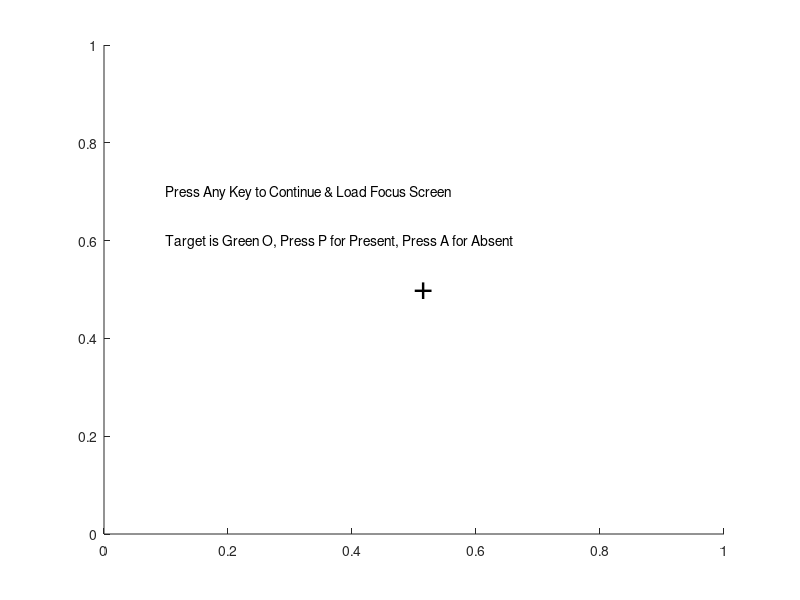
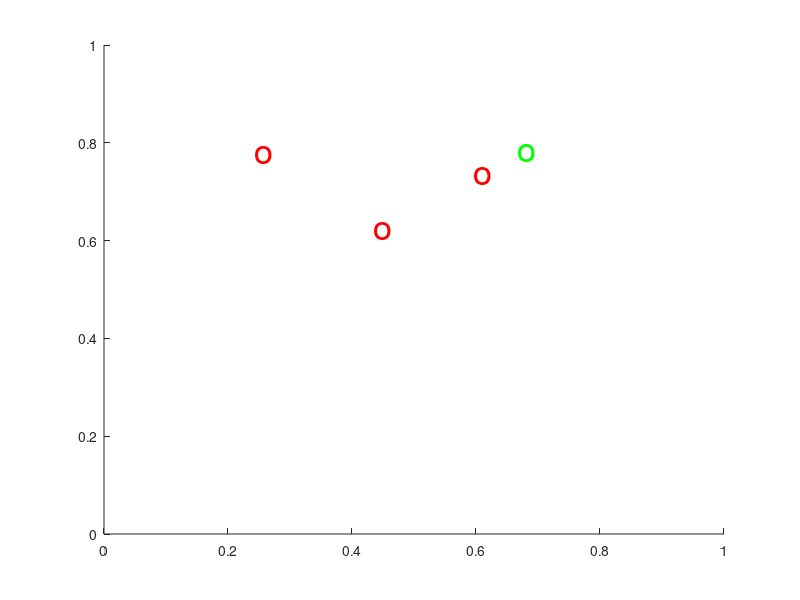
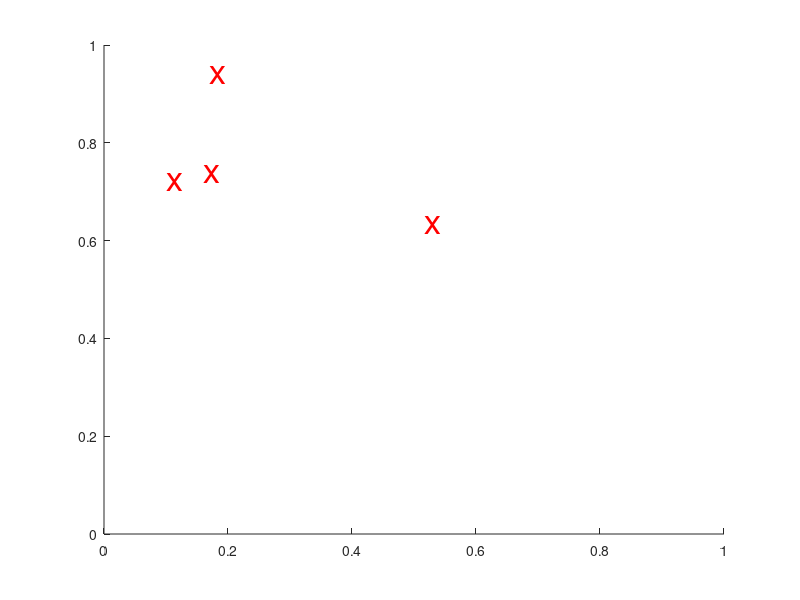
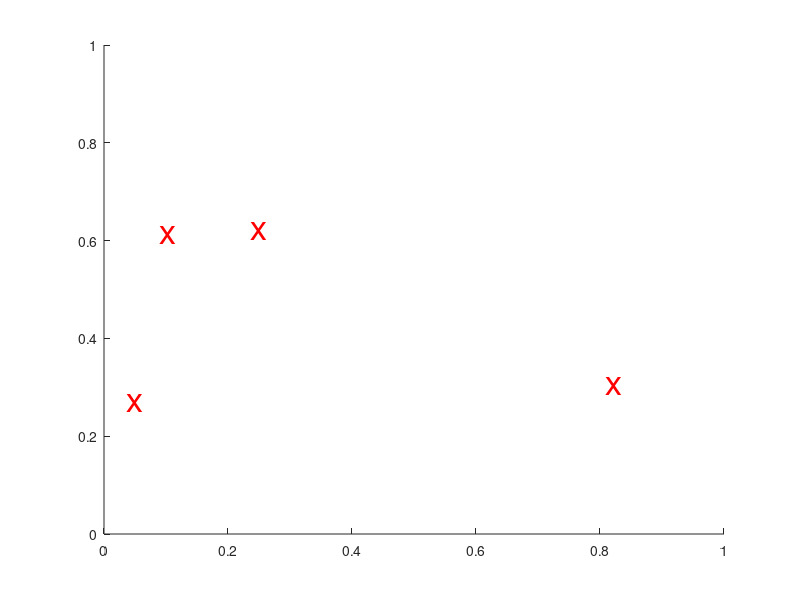

These figures' MATLAB source, in order:
figs = 20; % no. of sample figures for each set size in each search
trials = figs*4*2; % 4 set sizes for 2 different search types
right = zeros(2,4); wrong = zeros(2,4);
avgtime_target_present = zeros(2,4);
avgtime_target_absent = zeros(2,4);

prt_target_present = []; prt_target_absent = [];

%% Pop-Out Searches
for counter = 4:4:16
    
    start = figure; 
    text(0.1,0.7,'Press Any Key to Continue & Load Focus Screen');
    text(0.1,0.6,'Target is Green O, Press P for Present, Press A for Absent');
    pause; close;
    text(0.5,0.5,'+', 'FontSize', 25);
    pause; close;
    x = randperm(figs);
    for i = 1:figs
        % creating equal number of trials with/without target
        if (x(i) <= (figs/2))
            target = 'p';
        else
            target = 'a';
        end
        % randomly assign no. of x's and o's figure
        nx = randi([0 counter]);
        no = counter - nx;
        pl = figure;
        % plots with target present
        if (target == 'p')
            for c1 = 1:nx
                text(rand(), rand(), 'x', 'FontSize', 25, 'Color', 'r');
            end
            for c2 = 1:(no-1)
                text(rand(), rand(), 'o', 'FontSize', 25, 'Color', 'r');
            end
            text(rand(), rand(), 'o', 'FontSize', 25, 'Color', 'g');
        % plots with target absent    
        elseif (target == 'a')
            for c1 = 1:nx
                text(rand(), rand(), 'x', 'FontSize', 25, 'Color', 'r');
            end
            for c2 = 1:no
                text(rand(), rand(), 'o', 'FontSize', 25, 'Color', 'r');
            end
        end
        tic;
        pause; time = toc;
        user_ans = get(pl, 'CurrentCharacter');
        close;
        % compare user inputs with plots to measure reaction times & guess
        % accuracy
        if((strcmp(target, 'p') && strcmp(user_ans, 'p'))) 
            prt_target_present = [prt_target_present,time];
            right(1,counter/4) = right(1,counter/4) + 1;
        elseif((strcmp(target, 'a') && strcmp(user_ans, 'a')))
            prt_target_absent = [prt_target_absent,time];
            right(1,counter/4) = right(1,counter/4) + 1;
        else
            wrong(1,counter/4) = wrong(1,counter/4) + 1;
        end
    end
    % store average time taken for right/wrong predictions
    avgtime_target_present(1,counter/4) = mean(prt_target_present);
    avgtime_target_absent(1,counter/4) = mean(prt_target_absent);
    
    
end

crt_target_present = []; crt_target_absent = [];

%% Conjunction Search
for counter = 4:4:16
    
    start = figure; 
    text(0.1,0.7,'Press Any Key to Continue & Load Focus Screen');
    text(0.1,0.6,'Target is Green O, Press P for Present, Press A for Absent');
    pause; close;
    text(0.5,0.5,'+', 'FontSize', 25);
    pause; close;
    x = randperm(figs);
    for i = 1:figs
        % creating equal number of trials with/without target
        if (x(i) <= (figs/2))
            target = 'p';
        else
            target = 'a';
        end
        % assign equal no. of x's and o's figure
        nx = counter / 2;
        ngx = nx/2;
        nrx = nx - ngx;
        no = counter - nx;
        pl = figure;
        % plots with target present
        if (target == 'p')
            text(rand(), rand(), 'o', 'FontSize', 25, 'Color', 'g');
            for c1 = 1:nrx
                text(rand(), rand(), 'x', 'FontSize', 25, 'Color', 'r');
            end
            for c1 = 1:(ngx)
                text(rand(), rand(), 'x', 'FontSize', 25, 'Color', 'g');
            end
            for c2 = 1:(no-1)
                text(rand(), rand(), 'o', 'FontSize', 25, 'Color', 'r');
            end
        % plots with target absent    
        elseif (target == 'a')
            for c1 = 1:nrx
                text(rand(), rand(), 'x', 'FontSize', 25, 'Color', 'r');
            end
            for c2 = 1:no
                text(rand(), rand(), 'o', 'FontSize', 25, 'Color', 'r');
            end
            for c1 = 1:ngx
                text(rand(), rand(), 'x', 'FontSize', 25, 'Color', 'g');
            end
        end
        tic;
        pause; time = toc;
        user_ans = get(pl, 'CurrentCharacter');
        close;
        % compare user inputs with plots to measure reaction times & guess
        % accuracy
        if((strcmp(target, 'p') && strcmp(user_ans, 'p'))) 
            crt_target_present = [crt_target_present,time];
            right(2,counter/4) = right(2,counter/4) + 1;
        elseif((strcmp(target, 'a') && strcmp(user_ans, 'a')))
            crt_target_absent = [crt_target_absent,time];
            right(2,counter/4) = right(2,counter/4) + 1;
        else
            wrong(2,counter/4) = wrong(2,counter/4) + 1;
        end
    end
    % store average time taken for right/wrong predictions
    avgtime_target_present(2,counter/4) = mean(crt_target_present);
    avgtime_target_absent(2,counter/4) = mean(crt_target_absent);
    
    
end

%% Correlation Parameters
% set sizes
n = [4, 8, 12, 16]';

% reaction times for Pop Out search
p_target_present = [avgtime_target_present(1,1), avgtime_target_present(1,2),...
    avgtime_target_present(1,3), avgtime_target_present(1,4)]';
p_target_absent = [avgtime_target_absent(1,1), avgtime_target_absent(1,2),...
    avgtime_target_absent(1,3), avgtime_target_absent(1,4)]';

% reaction times for Conjunction Visual search
c_target_present = [avgtime_target_present(2,1), avgtime_target_present(2,2),...
    avgtime_target_present(2,3), avgtime_target_present(2,4)]';
c_target_absent = [avgtime_target_absent(2,1), avgtime_target_absent(2,2),...
    avgtime_target_absent(2,3), avgtime_target_absent(2,4)]';

%% Pearson Correlation Coefficients
% coefficient M's and p-value p's

% Pop-Out when Target Present
[M1,p1] = corrcoef(n,p_target_present);
M1 = M1(1,2); p1 = p1(1,2);
% Conjunction when Target Present
[M2,p2] = corrcoef(n,c_target_present);
M2 = M2(1,2); p2 = p2(1,2);
% Pop-Out when Target Absent
[M3,p3] = corrcoef(n,p_target_absent);
M3 = M3(1,2); p3 = p3(1,2);
% Conjunction when Target Absent
[M4,p4] = corrcoef(n,c_target_absent);
M4 = M4(1,2); p4 = p4(1,2);

%% Analyses Plots

% Set Size vs RT when Target Present
figure;
plot(n,p_target_present);
hold on;
plot(n,c_target_present, 'r');
title(sprintf('Accurately Detected Presence of Target for %d Trials', trials));
legend('Pop-Out', 'Conjunction');
xlabel('Set Size');
ylabel('Average Reaction Time (s)'); ylim([0 2]);
hold off;
% Set Size vs RT when Target Absent
figure;
plot(n,p_target_absent);
hold on;
plot(n,c_target_absent, 'r');
title(sprintf('Accurately Detected Absence of Target for %d Trials', trials));
legend('Pop-Out', 'Conjunction');
xlabel('Set Size');
ylabel('Average Reaction Time (s)'); ylim([0 2]);
hold off;


